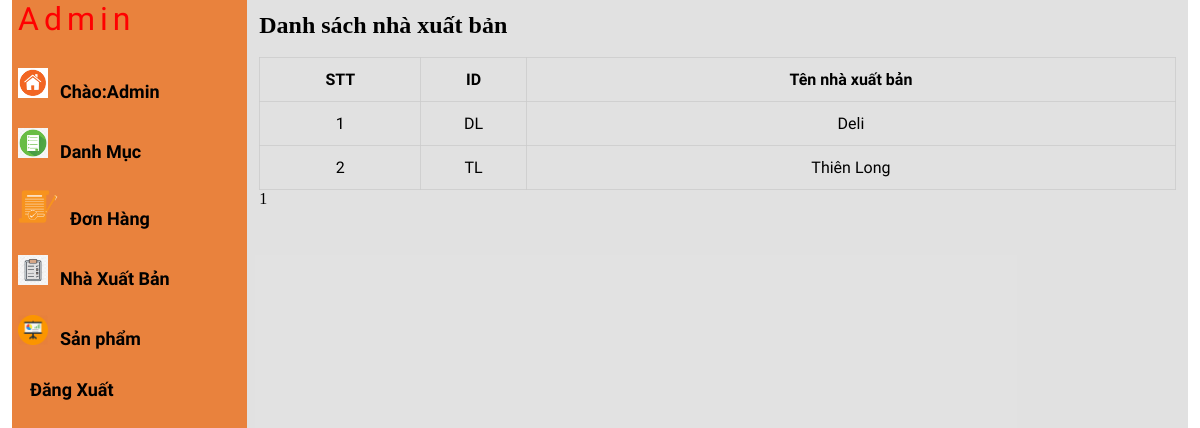
The page /admin/nhaxuatban_list.php on the database as committed earlier.
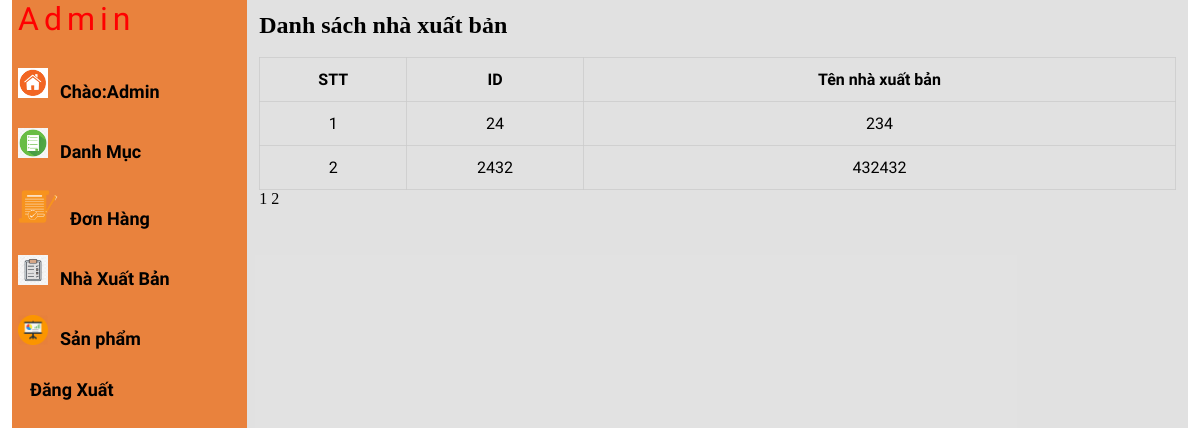
The same page on the database as committed later.
### tables this page shows
CREATE TABLE `nha_san_xuat` (
  `ma` varchar(20) NOT NULL,
  `ten` varchar(200) NOT NULL
);

### admin/nhaxuatban_list.php (the view, shortened to what this page needs)
<?php
include "header.php";
include "leftside.php";
?>
<?php
        $ket_noi = mysqli_connect('localhost','root','','doan1');
        mysqli_set_charset($ket_noi,'utf8');
      $trang = 1;
$sql_so_kq =  "select count(*) from nha_san_xuat";
$mang_so_kq = mysqli_query($ket_noi,$sql_so_kq);
$ket_qua_so_kq = mysqli_fetch_array($mang_so_kq);
$so_kq = $ket_qua_so_kq['count(*)'];
$so_kq_1 = 2 ;
$so_trang =  ceil($so_kq/$so_kq_1);
$bo_qua = $so_kq_1*($trang - 1);
$sql = "select * from nha_san_xuat limit $so_kq_1 offset $bo_qua";
$ket_qua = mysqli_query($ket_noi, $sql);
        ?>
<div class="admin-content-right">
    <div class="table-content">
        <h1>Danh sách nhà xuất bản</h1><br>
        <table>
            <tr>
                <th>STT</th>
                <th>ID</th>
                <th>Tên nhà xuất bản</th>
            </tr>
           <?php $i = 0;
           foreach ($ket_qua as $tung_san_pham){
           $i = $i + 1 ; ?>
            <tr>
                <td><?php echo $i ?></td>
                <td><?php echo $tung_san_pham['ma']  ?></td>
                <td><?php echo $tung_san_pham['ten']  ?></td>
            </tr>
            <?php
            } ?>
        </table>
           <?php  for($i=1; $i<=$so_trang ; $i++) {
          ?>
          <a href="?trang=<?php echo $i ?>" style = "color: black; " >
              <?php echo $i ?>
          </a>
      <?php } ?>
    </div><?php mysqli_close($ket_noi); ?>
</div>
</section>
</body>
</html>

Rows that differ between the two databases and show on the page:
removed nha_san_xuat: ma "DL", ten "Deli"
removed nha_san_xuat: ma "TL", ten "Thiên Long"
added nha_san_xuat: ma "24", ten "234"
added nha_san_xuat: ma "2432", ten "432432"
Other text that changed with them:
new list line: "2"
